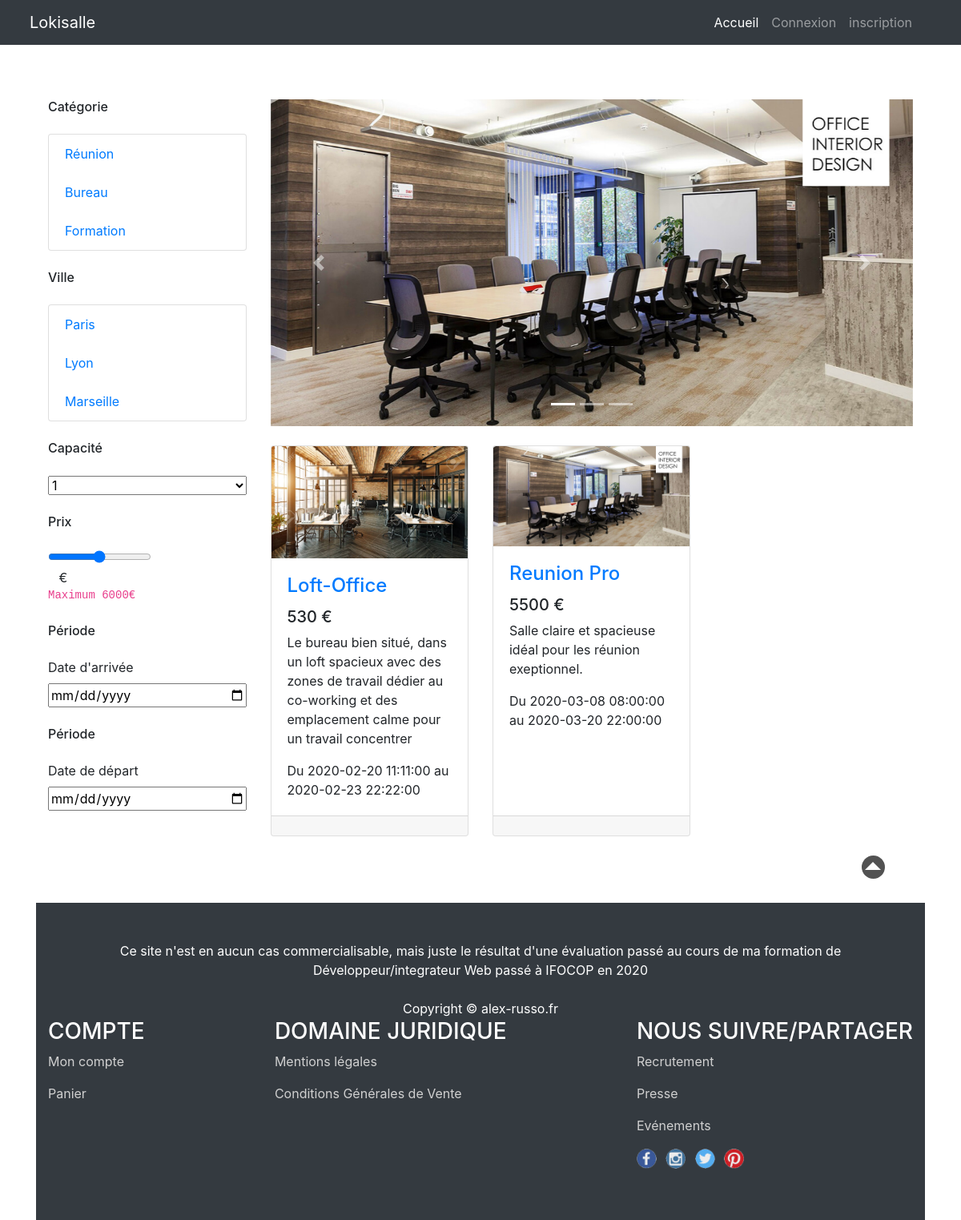
The page / on the database its author committed.
### tables this page shows
CREATE TABLE `produit` (
  `id_produit` int(3) NOT NULL,
  `id_salle` int(3) NOT NULL,
  `date_arrivee` datetime NOT NULL,
  `date_depart` datetime NOT NULL,
  `prix` int(3) NOT NULL,
  `etat` enum('libre','reservation') NOT NULL
);

CREATE TABLE `salle` (
  `id_salle` int(3) NOT NULL,
  `titre` varchar(200) NOT NULL,
  `description` text NOT NULL,
  `photo` varchar(200) NOT NULL,
  `pays` varchar(20) NOT NULL,
  `ville` varchar(20) NOT NULL,
  `adresse` varchar(50) NOT NULL,
  `cp` int(5) NOT NULL,
  `capacite` int(3) NOT NULL,
  `categorie` enum('réunion','bureau','formation') NOT NULL DEFAULT 'réunion'
);

### lib/function.php (called while the page is built, shortened)
<?php
	function showFicheProduitIndex(){
		global $connexion;
		$sql = "
		SELECT p.id_produit, s.titre, s.photo, s.description, p.date_arrivee, p.date_depart, p.prix, s.id_salle, p.etat
		FROM produit AS p
		JOIN salle AS s
		ON p.id_salle = s.id_salle
		WHERE p.etat = 'libre'
		";
		$requete = $connexion->query($sql, PDO::FETCH_ASSOC);
        $r = [];
		foreach ($requete as $row) {
			$produit["id_produit"] = $row["id_produit"] ;
			$produit["titre"] = $row["titre"] ;
			$produit["photo"] = $row["photo"] ;
			$produit["description"] = $row["description"] ;
			$produit["date_arrivee"] = $row["date_arrivee"] ;
			$produit["date_depart"] = $row["date_depart"] ;
			$produit["prix"] = $row["prix"] ;
			$produit["id_salle"] = $row["id_salle"] ;
			$r[] = $produit ;
		}
        return $r;
	}
?>
<?php
	function internauteEstConnecte()
	{
		if(!isset($_SESSION['membre'])) return false;
		else return true;
	}
?>

### index.php (the view, shortened to what this page needs)
<!DOCTYPE html>
<html lang="fr">
	<head>
		<link rel="stylesheet" href="https://stackpath.bootstrapcdn.com/bootstrap/4.4.1/css/bootstrap.min.css">
		<link rel="stylesheet" type="text/css" href="css/style.css">
  		<link href="vendor/bootstrap/css/bootstrap.min.css" rel="stylesheet">
  		<link href="css/shop-homepage.css" rel="stylesheet">
	</head>
	<?php require "template/header.php" ?>
		<div class="container">
			<div class="row">
				<div class="col-lg-3">
					<h2 class="my-4 h6">Catégorie</h2>
		        	<div class="list-group">
						<a href="#" class="list-group-item">Réunion</a>
						<a href="#" class="list-group-item">Bureau</a>
						<a href="#" class="list-group-item">Formation</a>
					</div>
					<h2 class="my-4 h6">Ville</h2>
					<div class="list-group">
						<a href="#" class="list-group-item">Paris</a>
						<a href="#" class="list-group-item">Lyon</a>
						<a href="#" class="list-group-item">Marseille</a>
		        	</div>
		      		<h2 class="my-4 h6">Capacité</h2>
					<div class="list-group">
						<select name="capacite">
							<?php
								for ($i=1; $i <= 100 ; $i++) {
		          					echo "<option value='$i'>$i</option>";
		          				}
							?>
						</select>
					</div>
					<div class="list-group">
						<h2 class="my-4 h6">Prix</h2>
						<form name="prix">
              				<input type="range" name="amountRange" min="100" max="6000" value="3000" oninput="this.form.amountInput.value=this.value"></input><br>
                			<output type="number" name="amountInput" min="100" max="6000" value="3000" oninput="this.form.amountRange.value=this.value."></output> &nbsp; €
                		</form>
						<code>Maximum 6000€</code>
					</div>
					<div class="list-group">
						<h2 class="my-4 h6">Période</h2>
						<label for="dateArriver">Date d'arrivée</label>
						<input type="date" name="dateArriver" min="2018-01-01" max="2050-12-31">
					</div>
					<div class="list-group">
						<h2 class="my-4 h6">Période</h2>
						<label for="dateDepart">Date de départ</label>
						<input type="date" name="dateDepart" min="2018-01-01" max="2050-12-31">
					</div>
				</div>
				<div class="col-lg-9">
        			<div id="carouselExampleIndicators" class="carousel slide my-4" data-ride="carousel">
          				<ol class="carousel-indicators">
							<li data-target="#carouselExampleIndicators" data-slide-to="0" class="active"></li>
							<li data-target="#carouselExampleIndicators" data-slide-to="1"></li>
							<li data-target="#carouselExampleIndicators" data-slide-to="2"></li>
						</ol>
						<div class="carousel-inner" role="listbox">
			            	<div class="carousel-item active">
								<img class="d-block img-fluid" src="lib/img/Office-interior-design-reunion.jpg" alt="First slide" style="max-height: 450px;">
			            	</div>
						</div>
						<a class="carousel-control-prev" href="#carouselExampleIndicators" role="button" data-slide="prev">
			            	<span class="carousel-control-prev-icon" aria-hidden="true"></span>
						</a>
						<a class="carousel-control-next" href="#carouselExampleIndicators" role="button" data-slide="next">
			            	<span class="carousel-control-next-icon" aria-hidden="true"></span>
						</a>
					</div>
					<div class="row">
						<?php
							$vignetteProduitIndex = showFicheProduitIndex();
            				foreach ($vignetteProduitIndex as $show) {
            					echo "<div class='col-lg-4 col-md-6 mb-4'>
									<div class='card h-100'>
										<a href='fiche_produit.php?id_produit=" . $show['id_produit'] . "'>
											<img class='card-img-top' src='lib/img/" . $show['photo'] . "' alt='Photo de la salle'>
										</a>
										<div class='card-body'>
											<h4 class='card-title'>
											<a href='fiche_produit.php?id_produit=" . $show['id_produit'] . "'>" . $show['titre'] . "</a>
											</h4>
											<h5>" . $show['prix'] . " €</h5>
											<p class='card-text'>
												" . $show['description'] . "
											</p>
											<p class='card-text'>
												Du " . $show['date_arrivee'] . " au " .  $show['date_depart'] . "
											</p>
										</div>
										<div class='card-footer'>";
										echo "
										</div>
									</div>
								</div>";
							}
						?>
					</div>
				</div>
		    </div>
		</div>
	<?php require "template/footer.php" ?>

### template/header.php (shortened to what this page needs)
<body>
	<div class="container">
		<header>
			<nav class="navbar navbar-nav navbar-expand-lg navbar-dark bg-dark fixed-top">
		    <div class="container">
		      <a class="navbar-brand" href="index.php">Lokisalle</a>
		      <div class="collapse navbar-collapse" id="navbarResponsive">
		        <ul class="navbar-nav ml-auto">
		          <li class="nav-item active">
		            <a class="nav-link" href="index.php">Accueil
		            </a>
		          </li>
               <?php if(internauteEstConnecte()){ ?>
               <li class="nav-item">
                 <a class="nav-link" href="profil.php">Profil</a>
               </li>
               <li class="nav-item">
                 <a class="nav-link" href="connexion.php?action=deconnexion">Deconnexion</a>
               </li>
               <?php }else{ ?>
        				<li class="nav-item">
         				<a class="nav-link" href="connexion.php">Connexion</a>
       				</li>
        				<li class="nav-item">
         				<a class="nav-link" href="inscription.php">inscription</a>
       				</li>
               <?php } ?>
		        </ul>
		      </div>
		    </div>
		  </nav>
		</header>
		<main>

### template/footer.php (shortened to what this page needs)
			</main>
			<div id="conteneurFlexHDP">
				<div id="hautDePage">
					<div id="flecheHDP"></div>
				</div>
			</div>
			<footer class="py-5 bg-dark d-flex flex-column">
				<div class="container">
					<p class="m-0 text-center text-white">
						Ce site n'est en aucun cas commercialisable, mais juste le résultat d'une évaluation passé au cours de ma formation de Développeur/integrateur Web passé à IFOCOP en 2020 <br><br>Copyright &copy; alex-russo.fr
					</p>
				</div>
				<div class="container d-flex justify-content-between">
					<div class="fCompte">
						<h3>
							COMPTE
						</h3>
						<ul>
							<li><p><a href="profil.php" target="_blank">Mon compte</a></p></li>
							<li><p><a href="panier.php" target="_blank">Panier</a></p></li>
						</ul>
					</div>
					<div class="fDomaineJuridique">
						<h3>
							DOMAINE JURIDIQUE
						</h3>
						<ul>
							<li><p><a href="#" target="_blank">Mentions légales</a></p></li>
							<li><p><a href="#" target="_blank">Conditions Générales de Vente</a></p></li>
						</ul>
					</div>
					<div class="fPartage">
						<h3>NOUS SUIVRE/PARTAGER</h3>
						<ul>
							<li><p><a href="#">Recrutement</a></p></li>
							<li><p><a href="#">Presse</a></p></li>
							<li><p><a href="#">Evénements</a></p></li>
							<li class="ico">
								<a href="https://www.facebook.com/" target="_blank"><img class="ico-tall" src="lib/img/fb-ico.png" alt="icone vers Facebook"></a>
							</li>
							<li class="ico">
								<a href="https://www.instagram.com/" target="_blank"><img class="ico-tall" src="lib/img/instagram-ico.png" alt="icone vers instagram"></a>
							</li>
							<li class="ico">
								<a href="https://www.tweeter.com/" target="_blank"><img class="ico-tall" src="lib/img/tweeter-ico.png" alt="icone vers tweeter"></a>
							</li>
							<li class="ico">
								<a href="https://www.pinterest.com/" target="_blank"><img class="ico-tall" src="lib/img/pinterest-ico.png" alt="icone vers pinterest"></a>
							</li>
						</ul>
					</div>
				</footer>
			</div>
	<link rel="stylesheet" type="text/css" href="css/style.css">
	</body>
</html>

### css/style.css (style rules this page uses)
body { margin-top: 30px; }
#conteneurFlexHDP { display: flex; justify-content: flex-end; margin: 0px 50px 30px 0px; }
#hautDePage { display:inline-block; width: 29px; height: 29px; background-color: #525252; border-radius: 50%; }
#flecheHDP { width: 0; height: 0; border-style: solid; border-width: 0 10px 10px 10px; border-color: transparent transparent #FFF transparent; margin: 8px 0px 0px 4px; }
footer { background-color: #000; width: 100%; color:rgb(255,255,255); display:flex; justify-content: space-around; }
footer li { list-style-type:none; }
footer ul { padding-left:0px; }
footer a { color:#d0d0d0; }
.ico { display:inline; }
.ico-tall { width:25px; margin-right: 7px; transform: scale(1); transition-duration: 0.5s; }

### css/shop-homepage.css (style rules this page uses)
body { padding-top: 70px; }

### rows shown on the page
produit: id_salle.photo (picture), id_salle.titre "Loft-Office", prix "530", id_salle.description "Le bureau bien situé, dans un loft spacieux avec des zones de travail dédier au co-working et des emplacement calme pour un travail concentrer", date_arrivee "2020-02-20 11:11:00", date_depart "2020-02-23 22:22:00"
produit: id_salle.photo (picture), id_salle.titre "Reunion Pro", prix "5500", id_salle.description "Salle claire et spacieuse idéal pour les réunion exeptionnel.", date_arrivee "2020-03-08 08:00:00", date_depart "2020-03-20 22:00:00"

### other values the page prints
form field capacite "1"
